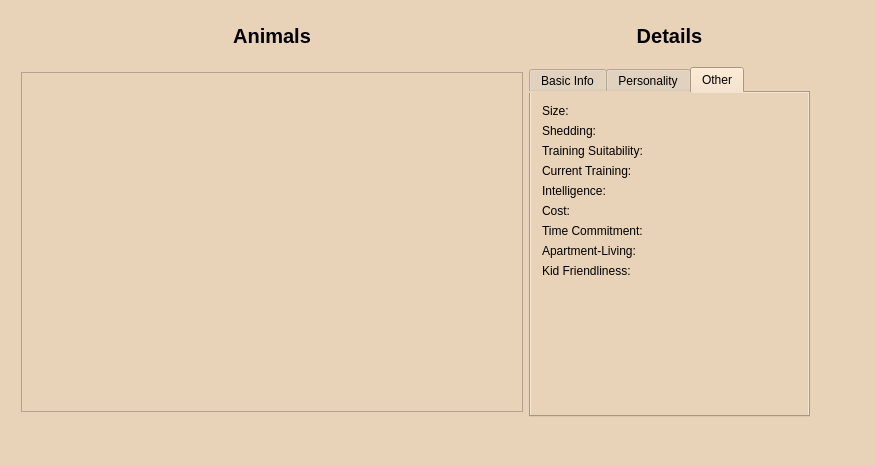
<?xml version="1.0" encoding="UTF-8"?>
<ui version="4.0">
 <class>BrowseAnimals</class>
 <widget class="QWidget" name="BrowseAnimals">
  <property name="geometry">
   <rect>
    <x>0</x>
    <y>0</y>
    <width>875</width>
    <height>466</height>
   </rect>
  </property>
  <property name="windowTitle">
   <string>MainWindow</string>
  </property>
  <property name="layoutDirection">
   <enum>Qt::LeftToRight</enum>
  </property>
  <property name="styleSheet">
   <string notr="true">background-color: rgb(232, 210, 184);
font: 10pt &quot;URW Gothic L&quot;;</string>
  </property>
  <widget class="QWidget" name="centralWidget">
   <property name="geometry">
    <rect>
     <x>0</x>
     <y>0</y>
     <width>841</width>
     <height>448</height>
    </rect>
   </property>
   <layout class="QHBoxLayout" name="horizontalLayout">
    <item>
     <spacer name="horizontalSpacer_2">
      <property name="orientation">
       <enum>Qt::Horizontal</enum>
      </property>
      <property name="sizeType">
       <enum>QSizePolicy::Fixed</enum>
      </property>
      <property name="sizeHint" stdset="0">
       <size>
        <width>10</width>
        <height>20</height>
       </size>
      </property>
     </spacer>
    </item>
    <item>
     <layout class="QVBoxLayout" name="leftLayout" stretch="0,0,0">
      <property name="spacing">
       <number>6</number>
      </property>
      <property name="sizeConstraint">
       <enum>QLayout::SetFixedSize</enum>
      </property>
      <item alignment="Qt::AlignHCenter">
       <widget class="QLabel" name="animalTitleLabel">
        <property name="sizePolicy">
         <sizepolicy hsizetype="Preferred" vsizetype="Preferred">
          <horstretch>0</horstretch>
          <verstretch>0</verstretch>
         </sizepolicy>
        </property>
        <property name="minimumSize">
         <size>
          <width>0</width>
          <height>50</height>
         </size>
        </property>
        <property name="maximumSize">
         <size>
          <width>250</width>
          <height>16777215</height>
         </size>
        </property>
        <property name="font">
         <font>
          <family>Noto Sans Devanagari UI</family>
          <pointsize>15</pointsize>
          <weight>75</weight>
          <italic>false</italic>
          <bold>true</bold>
         </font>
        </property>
        <property name="layoutDirection">
         <enum>Qt::LeftToRight</enum>
        </property>
        <property name="autoFillBackground">
         <bool>false</bool>
        </property>
        <property name="styleSheet">
         <string notr="true">font: 75 15pt &quot;Noto Sans Devanagari UI&quot;;
font: bold</string>
        </property>
        <property name="text">
         <string>Animals</string>
        </property>
        <property name="alignment">
         <set>Qt::AlignCenter</set>
        </property>
       </widget>
      </item>
      <item>
       <widget class="QTableView" name="animalTableView">
        <property name="enabled">
         <bool>true</bool>
        </property>
        <property name="sizePolicy">
         <sizepolicy hsizetype="Fixed" vsizetype="Fixed">
          <horstretch>0</horstretch>
          <verstretch>0</verstretch>
         </sizepolicy>
        </property>
        <property name="minimumSize">
         <size>
          <width>502</width>
          <height>340</height>
         </size>
        </property>
        <property name="maximumSize">
         <size>
          <width>516</width>
          <height>330</height>
         </size>
        </property>
        <property name="verticalScrollBarPolicy">
         <enum>Qt::ScrollBarAsNeeded</enum>
        </property>
        <property name="horizontalScrollBarPolicy">
         <enum>Qt::ScrollBarAlwaysOff</enum>
        </property>
        <property name="sizeAdjustPolicy">
         <enum>QAbstractScrollArea::AdjustToContents</enum>
        </property>
        <property name="autoScroll">
         <bool>true</bool>
        </property>
       </widget>
      </item>
      <item>
       <widget class="QLabel" name="tempLabel">
        <property name="text">
         <string/>
        </property>
       </widget>
      </item>
     </layout>
    </item>
    <item>
     <layout class="QVBoxLayout" name="rightLayout">
      <property name="sizeConstraint">
       <enum>QLayout::SetFixedSize</enum>
      </property>
      <item>
       <widget class="QLabel" name="titleDetailsLabel">
        <property name="minimumSize">
         <size>
          <width>0</width>
          <height>50</height>
         </size>
        </property>
        <property name="font">
         <font>
          <family>Noto Sans Devanagari UI</family>
          <pointsize>15</pointsize>
          <weight>75</weight>
          <italic>false</italic>
          <bold>true</bold>
         </font>
        </property>
        <property name="styleSheet">
         <string notr="true">font: 75 15pt &quot;Noto Sans Devanagari UI&quot;;
font: bold</string>
        </property>
        <property name="text">
         <string>Details</string>
        </property>
        <property name="alignment">
         <set>Qt::AlignCenter</set>
        </property>
       </widget>
      </item>
      <item>
       <spacer name="verticalSpacer">
        <property name="orientation">
         <enum>Qt::Vertical</enum>
        </property>
        <property name="sizeHint" stdset="0">
         <size>
          <width>20</width>
          <height>40</height>
         </size>
        </property>
       </spacer>
      </item>
      <item>
       <widget class="QTabWidget" name="tabWidget">
        <property name="sizePolicy">
         <sizepolicy hsizetype="MinimumExpanding" vsizetype="Expanding">
          <horstretch>0</horstretch>
          <verstretch>0</verstretch>
         </sizepolicy>
        </property>
        <property name="minimumSize">
         <size>
          <width>100</width>
          <height>350</height>
         </size>
        </property>
        <property name="maximumSize">
         <size>
          <width>16777215</width>
          <height>400</height>
         </size>
        </property>
        <property name="tabShape">
         <enum>QTabWidget::Rounded</enum>
        </property>
        <property name="currentIndex">
         <number>2</number>
        </property>
        <widget class="QWidget" name="basicInfo">
         <attribute name="title">
          <string>Basic Info</string>
         </attribute>
         <widget class="QWidget" name="layoutWidget">
          <property name="geometry">
           <rect>
            <x>0</x>
            <y>0</y>
            <width>351</width>
            <height>231</height>
           </rect>
          </property>
          <layout class="QFormLayout" name="animalDetailsLayout">
           <property name="sizeConstraint">
            <enum>QLayout::SetMinimumSize</enum>
           </property>
           <property name="fieldGrowthPolicy">
            <enum>QFormLayout::FieldsStayAtSizeHint</enum>
           </property>
           <property name="horizontalSpacing">
            <number>10</number>
           </property>
           <property name="leftMargin">
            <number>0</number>
           </property>
           <item row="0" column="0">
            <widget class="QLabel" name="idLabel">
             <property name="text">
              <string>ID: </string>
             </property>
            </widget>
           </item>
           <item row="0" column="1">
            <widget class="QLabel" name="displayID">
             <property name="text">
              <string/>
             </property>
            </widget>
           </item>
           <item row="1" column="0">
            <widget class="QLabel" name="nameLabel">
             <property name="text">
              <string>Name: </string>
             </property>
            </widget>
           </item>
           <item row="1" column="1">
            <widget class="QLabel" name="displayName">
             <property name="text">
              <string/>
             </property>
            </widget>
           </item>
           <item row="2" column="0">
            <widget class="QLabel" name="ageLabel">
             <property name="text">
              <string>Age: </string>
             </property>
            </widget>
           </item>
           <item row="2" column="1">
            <widget class="QLabel" name="displayAge">
             <property name="text">
              <string/>
             </property>
            </widget>
           </item>
           <item row="3" column="0">
            <widget class="QLabel" name="genderLabel">
             <property name="text">
              <string>Gender: </string>
             </property>
            </widget>
           </item>
           <item row="3" column="1">
            <widget class="QLabel" name="displayGender">
             <property name="text">
              <string/>
             </property>
            </widget>
           </item>
           <item row="5" column="0">
            <widget class="QLabel" name="typeLabel">
             <property name="text">
              <string>Type: </string>
             </property>
            </widget>
           </item>
           <item row="5" column="1">
            <widget class="QLabel" name="displayType">
             <property name="text">
              <string/>
             </property>
            </widget>
           </item>
          </layout>
         </widget>
        </widget>
        <widget class="QWidget" name="tab_2">
         <attribute name="title">
          <string>Personality</string>
         </attribute>
         <widget class="QWidget" name="formLayoutWidget">
          <property name="geometry">
           <rect>
            <x>0</x>
            <y>0</y>
            <width>351</width>
            <height>311</height>
           </rect>
          </property>
          <layout class="QFormLayout" name="formLayout_12">
           <item row="0" column="0">
            <widget class="QLabel" name="timidityLabel">
             <property name="text">
              <string>Timidity:</string>
             </property>
            </widget>
           </item>
           <item row="1" column="0">
            <widget class="QLabel" name="sociabilityLabel">
             <property name="text">
              <string>Sociability:</string>
             </property>
            </widget>
           </item>
           <item row="2" column="0">
            <widget class="QLabel" name="aggressionLabel">
             <property name="text">
              <string>Aggression:</string>
             </property>
            </widget>
           </item>
           <item row="3" column="0">
            <widget class="QLabel" name="obedienceLabel">
             <property name="text">
              <string>Obedience:</string>
             </property>
            </widget>
           </item>
           <item row="4" column="0">
            <widget class="QLabel" name="loyaltyLabel">
             <property name="text">
              <string>Loyalty:</string>
             </property>
            </widget>
           </item>
           <item row="5" column="0">
            <widget class="QLabel" name="affectionLabel">
             <property name="text">
              <string>Affection:</string>
             </property>
            </widget>
           </item>
           <item row="6" column="0">
            <widget class="QLabel" name="activityLabel">
             <property name="text">
              <string>Activity:</string>
             </property>
            </widget>
           </item>
           <item row="7" column="0">
            <widget class="QLabel" name="excitabilityLabel">
             <property name="text">
              <string>Excitability:</string>
             </property>
            </widget>
           </item>
           <item row="8" column="0">
            <widget class="QLabel" name="expressivenessLabel">
             <property name="text">
              <string>Expressiveness:</string>
             </property>
            </widget>
           </item>
           <item row="0" column="1">
            <widget class="QLabel" name="displayTimidity">
             <property name="text">
              <string/>
             </property>
            </widget>
           </item>
           <item row="1" column="1">
            <widget class="QLabel" name="displaySociability">
             <property name="text">
              <string/>
             </property>
            </widget>
           </item>
           <item row="2" column="1">
            <widget class="QLabel" name="displayAggression">
             <property name="text">
              <string/>
             </property>
            </widget>
           </item>
           <item row="3" column="1">
            <widget class="QLabel" name="displayObedience">
             <property name="text">
              <string/>
             </property>
            </widget>
           </item>
           <item row="4" column="1">
            <widget class="QLabel" name="displayLoyalty">
             <property name="text">
              <string/>
             </property>
            </widget>
           </item>
           <item row="5" column="1">
            <widget class="QLabel" name="displayAffection">
             <property name="text">
              <string/>
             </property>
            </widget>
           </item>
           <item row="6" column="1">
            <widget class="QLabel" name="displayActivity">
             <property name="text">
              <string/>
             </property>
            </widget>
           </item>
           <item row="7" column="1">
            <widget class="QLabel" name="displayExcitability">
             <property name="text">
              <string/>
             </property>
            </widget>
           </item>
           <item row="8" column="1">
            <widget class="QLabel" name="displayExpressiveness">
             <property name="text">
              <string/>
             </property>
            </widget>
           </item>
          </layout>
         </widget>
        </widget>
        <widget class="QWidget" name="tab">
         <attribute name="title">
          <string>Other</string>
         </attribute>
         <widget class="QWidget" name="formLayoutWidget_2">
          <property name="geometry">
           <rect>
            <x>0</x>
            <y>0</y>
            <width>341</width>
            <height>311</height>
           </rect>
          </property>
          <layout class="QFormLayout" name="formLayout_13">
           <item row="0" column="0">
            <widget class="QLabel" name="sizeLabel">
             <property name="text">
              <string>Size:</string>
             </property>
            </widget>
           </item>
           <item row="1" column="0">
            <widget class="QLabel" name="sheddingLabel">
             <property name="text">
              <string>Shedding:</string>
             </property>
            </widget>
           </item>
           <item row="2" column="0">
            <widget class="QLabel" name="trainingSuitabilityLabel">
             <property name="text">
              <string>Training Suitability:</string>
             </property>
            </widget>
           </item>
           <item row="3" column="0">
            <widget class="QLabel" name="currTrainingLabel">
             <property name="text">
              <string>Current Training:</string>
             </property>
            </widget>
           </item>
           <item row="4" column="0">
            <widget class="QLabel" name="intelligenceLabel">
             <property name="text">
              <string>Intelligence:</string>
             </property>
            </widget>
           </item>
           <item row="5" column="0">
            <widget class="QLabel" name="costLabel">
             <property name="text">
              <string>Cost:</string>
             </property>
            </widget>
           </item>
           <item row="6" column="0">
            <widget class="QLabel" name="timeLabel">
             <property name="text">
              <string>Time Commitment:</string>
             </property>
            </widget>
           </item>
           <item row="7" column="0">
            <widget class="QLabel" name="label_16">
             <property name="text">
              <string>Apartment-Living:</string>
             </property>
            </widget>
           </item>
           <item row="8" column="0">
            <widget class="QLabel" name="label_17">
             <property name="text">
              <string>Kid Friendliness:</string>
             </property>
            </widget>
           </item>
           <item row="0" column="1">
            <widget class="QLabel" name="displaySize">
             <property name="text">
              <string/>
             </property>
            </widget>
           </item>
           <item row="1" column="1">
            <widget class="QLabel" name="displayShedding">
             <property name="text">
              <string/>
             </property>
            </widget>
           </item>
           <item row="2" column="1">
            <widget class="QLabel" name="displayTrainingSuitability">
             <property name="text">
              <string/>
             </property>
            </widget>
           </item>
           <item row="3" column="1">
            <widget class="QLabel" name="displayCurrTraining">
             <property name="text">
              <string/>
             </property>
            </widget>
           </item>
           <item row="4" column="1">
            <widget class="QLabel" name="displayIntelligence">
             <property name="text">
              <string/>
             </property>
            </widget>
           </item>
           <item row="5" column="1">
            <widget class="QLabel" name="displayCost">
             <property name="text">
              <string/>
             </property>
            </widget>
           </item>
           <item row="6" column="1">
            <widget class="QLabel" name="displayTime">
             <property name="text">
              <string/>
             </property>
            </widget>
           </item>
           <item row="7" column="1">
            <widget class="QLabel" name="displayAptCompatibility">
             <property name="text">
              <string/>
             </property>
            </widget>
           </item>
           <item row="8" column="1">
            <widget class="QLabel" name="displayKidFriendliness">
             <property name="text">
              <string/>
             </property>
            </widget>
           </item>
          </layout>
         </widget>
        </widget>
       </widget>
      </item>
      <item>
       <spacer name="horizontalSpacer">
        <property name="orientation">
         <enum>Qt::Horizontal</enum>
        </property>
        <property name="sizeType">
         <enum>QSizePolicy::Minimum</enum>
        </property>
        <property name="sizeHint" stdset="0">
         <size>
          <width>180</width>
          <height>20</height>
         </size>
        </property>
       </spacer>
      </item>
      <item>
       <spacer name="verticalSpacer_2">
        <property name="orientation">
         <enum>Qt::Vertical</enum>
        </property>
        <property name="sizeHint" stdset="0">
         <size>
          <width>20</width>
          <height>50</height>
         </size>
        </property>
       </spacer>
      </item>
     </layout>
    </item>
    <item>
     <spacer name="horizontalSpacer_3">
      <property name="orientation">
       <enum>Qt::Horizontal</enum>
      </property>
      <property name="sizeType">
       <enum>QSizePolicy::Fixed</enum>
      </property>
      <property name="sizeHint" stdset="0">
       <size>
        <width>20</width>
        <height>20</height>
       </size>
      </property>
     </spacer>
    </item>
   </layout>
  </widget>
  <widget class="QStatusBar" name="statusBar">
   <property name="geometry">
    <rect>
     <x>0</x>
     <y>0</y>
     <width>3</width>
     <height>22</height>
    </rect>
   </property>
  </widget>
 </widget>
 <layoutdefault spacing="6" margin="11"/>
 <resources/>
 <connections/>
</ui>
